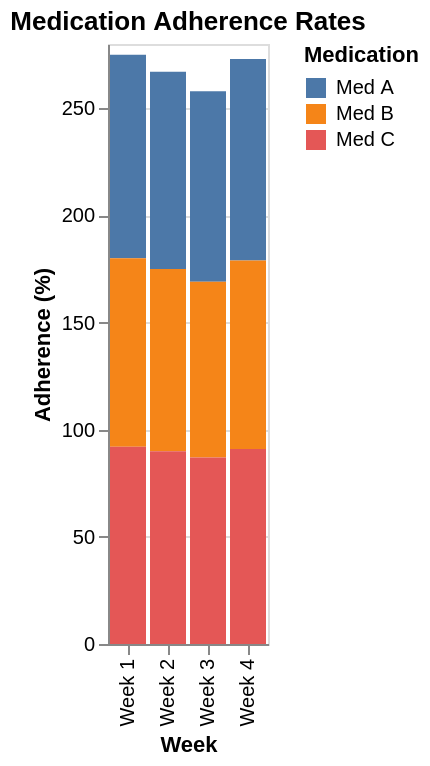

Source (Vega-Lite JSON):
### Vega-Lite specification from a JSON file in a GitHub repository (floating-point values rounded to 4 significant figures)
{"$schema": "https://vega.github.io/schema/vega-lite/v6.json", "description": "Medication adherence tracking", "data": {"values": [{"week": "Week 1", "medication": "Med A", "adherence": 95}, {"week": "Week 1", "medication": "Med B", "adherence": 88}, {"week": "Week 1", "medication": "Med C", "adherence": 92}, {"week": "Week 2", "medication": "Med A", "adherence": 92}, {"week": "Week 2", "medication": "Med B", "adherence": 85}, {"week": "Week 2", "medication": "Med C", "adherence": 90}, {"week": "Week 3", "medication": "Med A", "adherence": 89}, {"week": "Week 3", "medication": "Med B", "adherence": 82}, {"week": "Week 3", "medication": "Med C", "adherence": 87}, {"week": "Week 4", "medication": "Med A", "adherence": 94}, {"week": "Week 4", "medication": "Med B", "adherence": 88}, {"week": "Week 4", "medication": "Med C", "adherence": 91}]}, "mark": "bar", "encoding": {"x": {"field": "week", "type": "ordinal", "axis": {"title": "Week"}}, "y": {"field": "adherence", "type": "quantitative", "axis": {"title": "Adherence (%)"}}, "color": {"field": "medication", "type": "nominal", "legend": {"title": "Medication"}}}, "title": "Medication Adherence Rates"}
